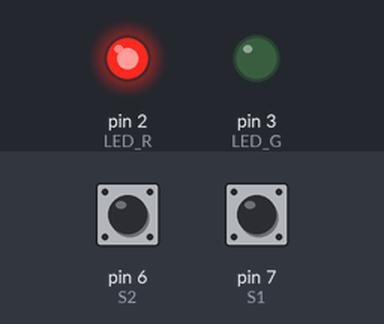
This sketch was run on a simulated Arduino Uno, built with avr-gcc and run on an emulated ATmega328P. On the bench: output pins drawn as LEDs (lit = HIGH). Inputs (shaded band) come from the test bench; at power-on: pin 6 (S2) HIGH, pin 7 (S1) HIGH.

Above: at 1.2 s.
1.3 s: pin 6 (S2) pulled LOW for 0.15 s
At 2.5 s:
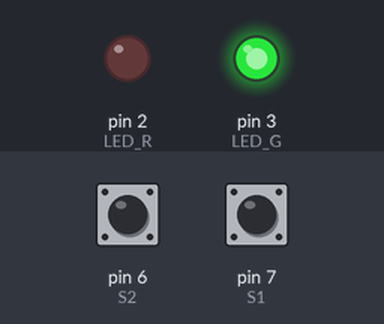
2.9 s: pin 7 (S1) pulled LOW for 0.15 s
At 3.7 s:
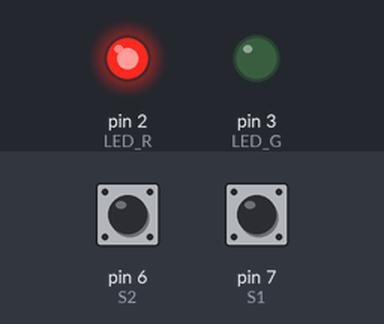
4.5 s: pin 6 (S2) pulled LOW for 1 s
At 5.0 s:
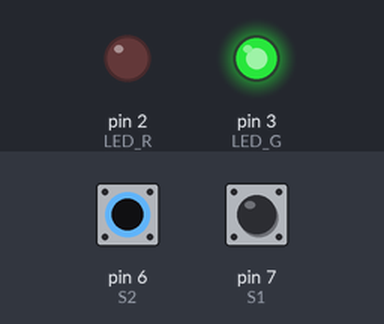
Timing chart, 0 to 7.5 s (numbered marks = the images above; inputs shaded):
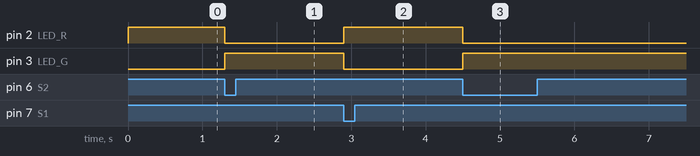

The sketch:

buttonlighttoggle.ino
```cpp
#define S1 7
#define S2 6
#define LED_R 2
#define LED_G 3

void setup()
{
  pinMode(LED_R, OUTPUT);
  pinMode(LED_G, OUTPUT);

  pinMode(S1, INPUT_PULLUP);
  pinMode(S2, INPUT_PULLUP);

  digitalWrite(LED_R, HIGH);
}

void loop()
{
  if (digitalRead(S1) == LOW && digitalRead(LED_G) == HIGH)
  {
    digitalWrite(LED_R, HIGH);
    digitalWrite(LED_G, LOW);
    delay(20);
  }

  if (digitalRead(S2) == LOW && digitalRead(LED_R) == HIGH)
  {
    digitalWrite(LED_R, LOW);
    digitalWrite(LED_G, HIGH);
    delay(20);
  }
}
```

Measured:
- after the input at 1.3 s, pin 2 (LED_R): HIGH → LOW at once; pin 3 (LED_G): LOW → HIGH at once
- after the input at 2.9 s, pin 2 (LED_R): LOW → HIGH at once; pin 3 (LED_G): HIGH → LOW at once
- after the input at 4.5 s, pin 2 (LED_R): HIGH → LOW at once; pin 3 (LED_G): LOW → HIGH at once
